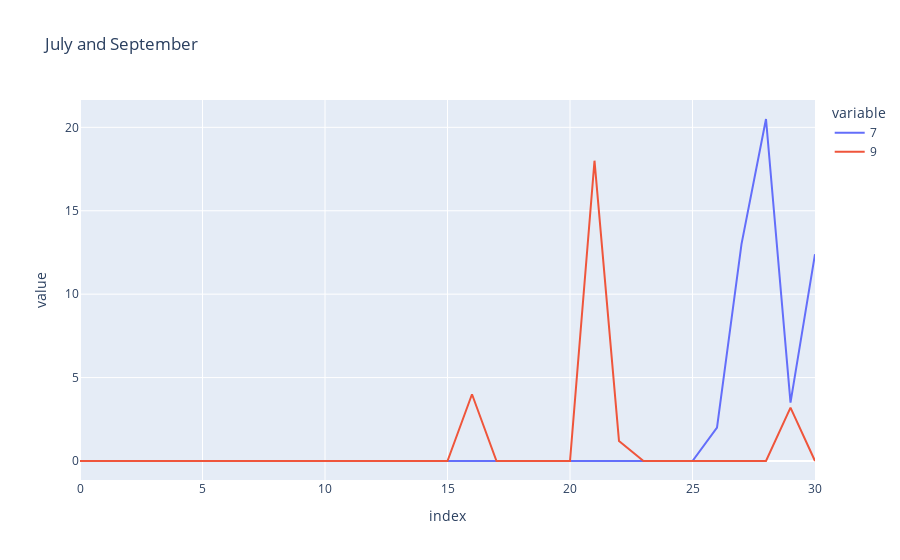

Notebook cell for this chart:
### Code cell
temp_dF = dF.iloc[:, [7, 9]]

fig = px.line(temp_dF, title="July and September")
py.iplot(fig)

### Figure 1 — Plotly figure (JSON) as saved in the notebook; plotly's stock layout.template omitted (floating-point values rounded to 4 significant figures)
{"data": [{"hovertemplate": "variable=7<br>index=%{x}<br>value=%{y}<extra></extra>", "legendgroup": "7", "line": {"color": "#636efa", "dash": "solid"}, "marker": {"symbol": "circle"}, "mode": "lines", "name": "7", "orientation": "v", "showlegend": true, "type": "scatter", "x": [0, 1, 2, 3, 4, 5, 6, 7, 8, 9, 10, 11, 12, 13, 14, 15, 16, 17, 18, 19, 20, 21, 22, 23, 24, 25, 26, 27, 28, 29, 30], "xaxis": "x", "y": [0, 0, 0, 0, 0, 0, 0, 0, 0, 0, 0, 0, 0, 0, 0, 0, 0, 0, 0, 0, 0, 0, 0, 0, 0, 0, 2, 13, 20.5, 3.5, 12.4], "yaxis": "y"}, {"hovertemplate": "variable=9<br>index=%{x}<br>value=%{y}<extra></extra>", "legendgroup": "9", "line": {"color": "#EF553B", "dash": "solid"}, "marker": {"symbol": "circle"}, "mode": "lines", "name": "9", "orientation": "v", "showlegend": true, "type": "scatter", "x": [0, 1, 2, 3, 4, 5, 6, 7, 8, 9, 10, 11, 12, 13, 14, 15, 16, 17, 18, 19, 20, 21, 22, 23, 24, 25, 26, 27, 28, 29, 30], "xaxis": "x", "y": [0, 0, 0, 0, 0, 0, 0, 0, 0, 0, 0, 0, 0, 0, 0, 0, 4, 0, 0, 0, 0, 18, 1.2, 0, 0, 0, 0, 0, 0, 3.2, 0], "yaxis": "y"}], "layout": {"legend": {"title": {"text": "variable"}, "tracegroupgap": 0}, "title": {"text": "July and September"}, "xaxis": {"anchor": "y", "domain": [0, 1], "title": {"text": "index"}}, "yaxis": {"anchor": "x", "domain": [0, 1], "title": {"text": "value"}}}}
